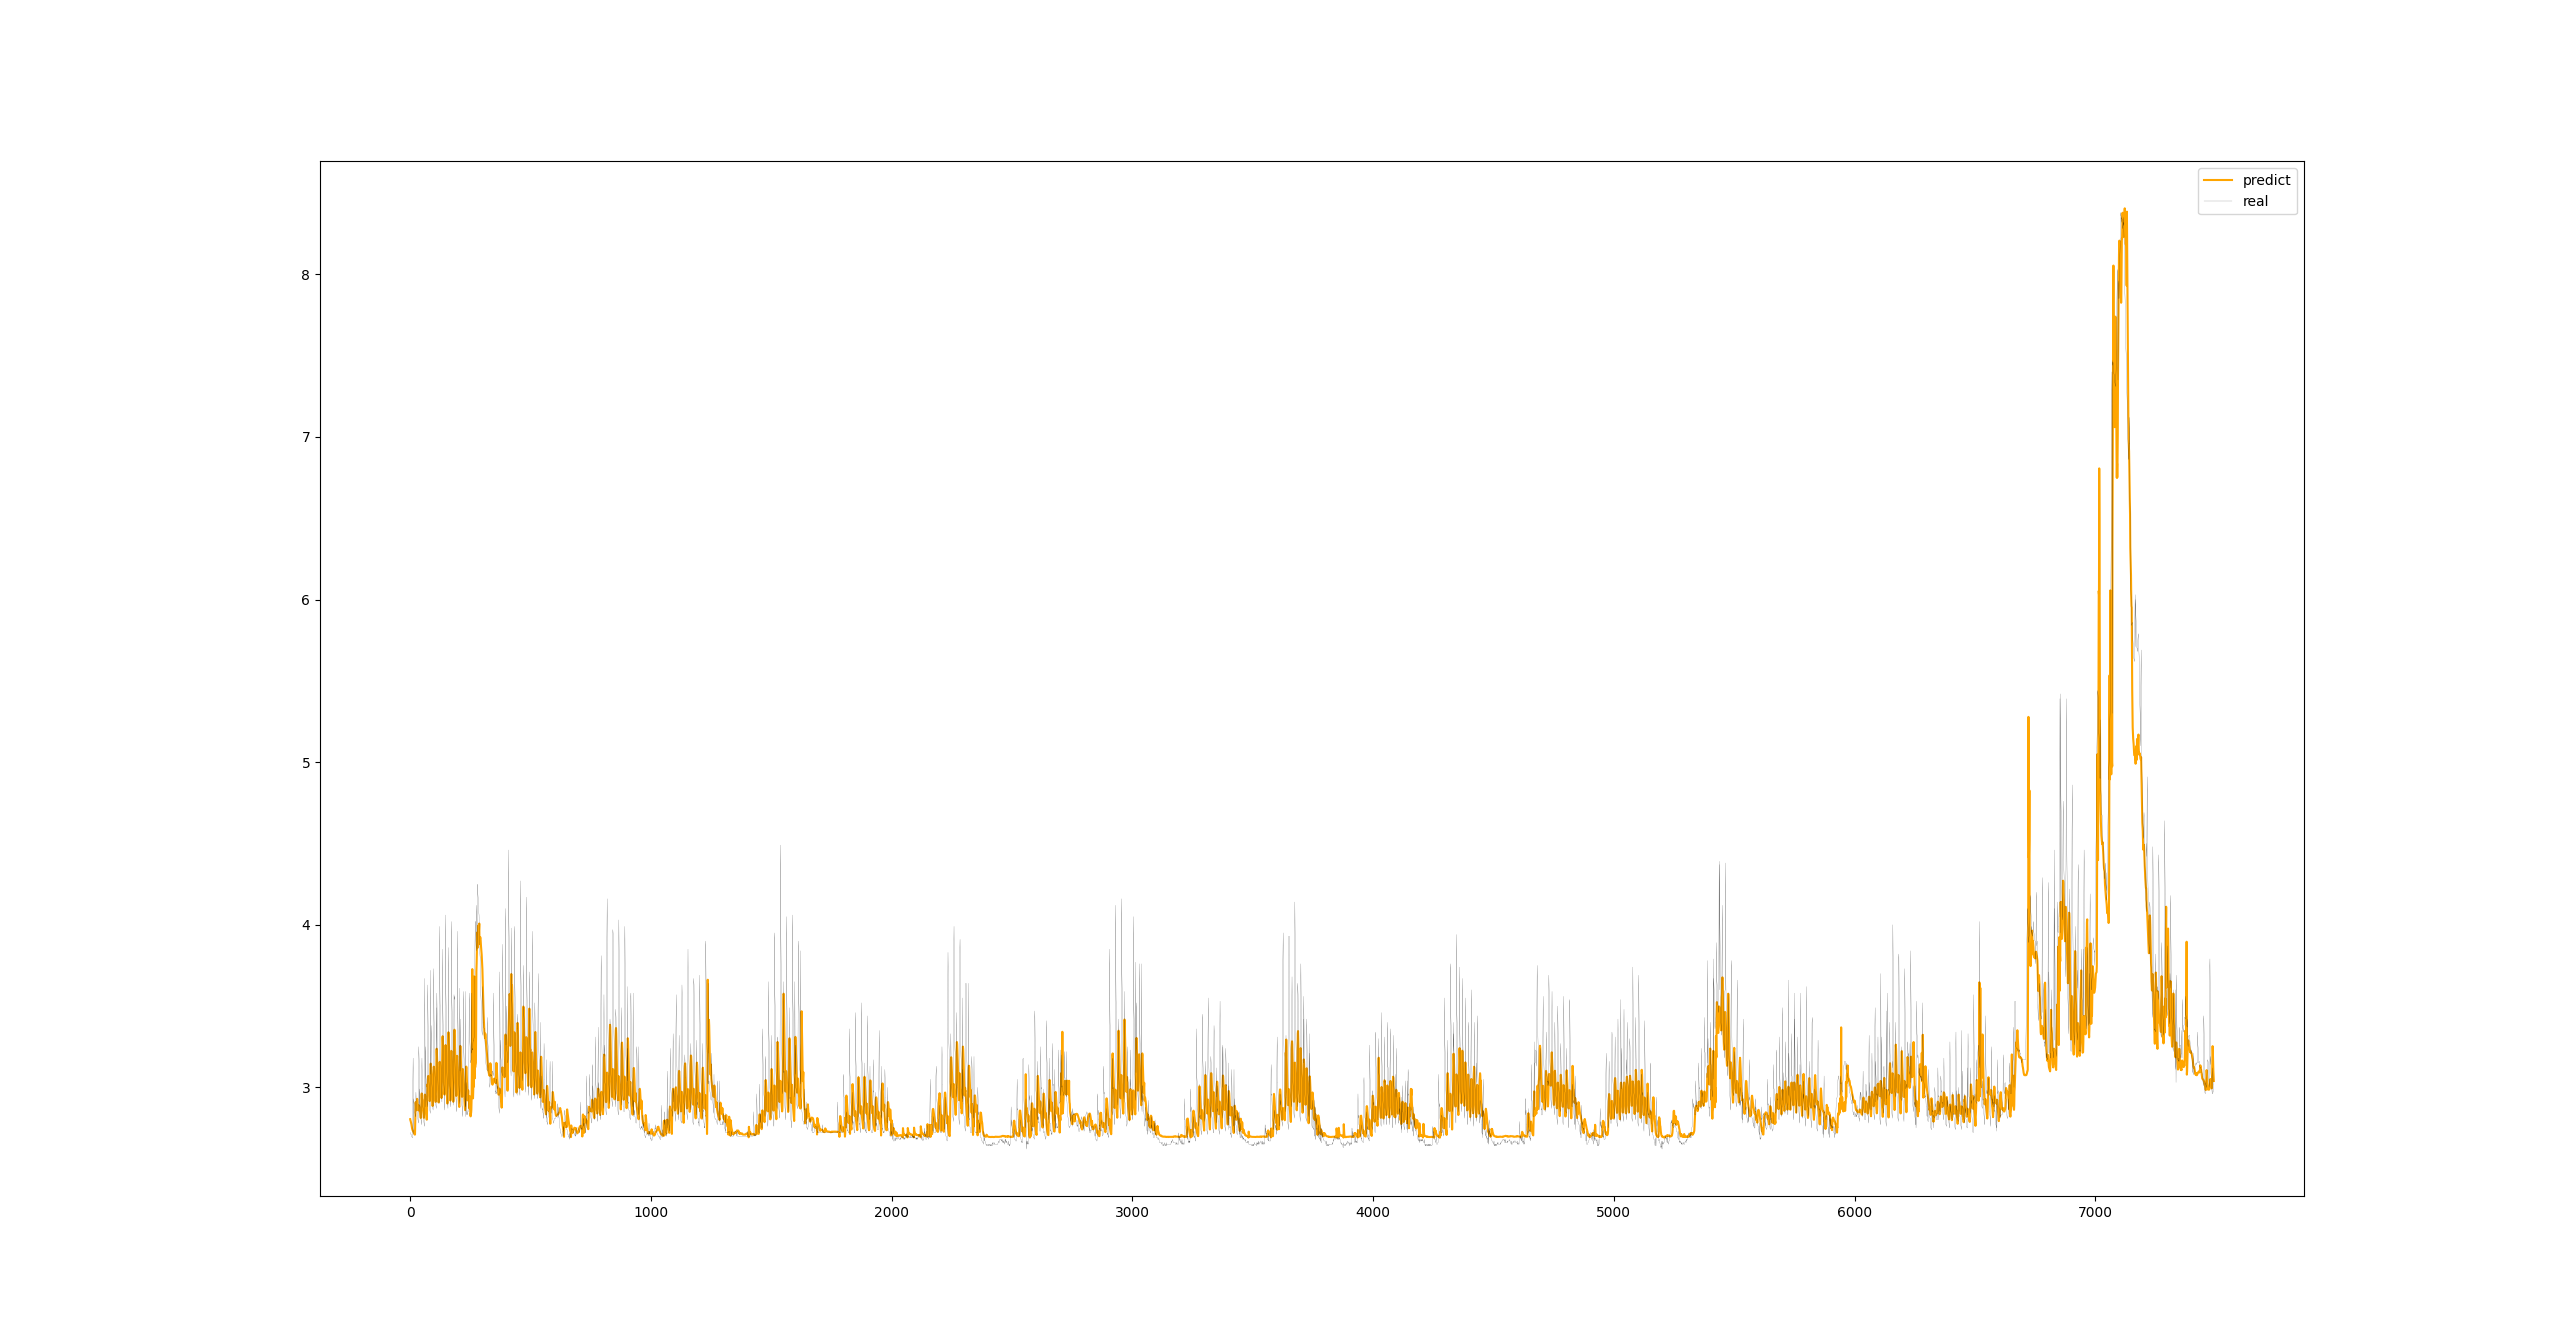

Python code for this plot:
import torch 
import torch.nn as nn
import torch.optim as optim
import numpy as np
import pandas as pd
from torch.utils.data import TensorDataset 
from torch.utils.data import DataLoader 
import matplotlib.pyplot as plt
from sklearn.preprocessing import StandardScaler


def load_dataset():
    # 저수위	방수로	저수량	저수율	유입량	공용량	총 방류량	발전	여수로	기타	취수량
    # ["level", "1", "contain", "2", "income", "3", "outcome", "4", "5", "6", "7"]

    # paldang loading
    paldang_level = pd.read_csv("./dataset/paldang_level.csv")
    paldang_level.columns = ["datetime", "paldang_level", "1", "paldang_contain", "2", "paldang_income", "3", "paldang_outcome", "4", "5", "6", "7"]
    paldang_level = paldang_level.drop(columns=['1', '2', '3', '4', '5', '6', '7'])
    paldang_level['datetime'] = paldang_level['datetime'].str.slice(start=0, stop=-1)

    # jamsoo loading
    jamsoo_level = pd.read_csv("./dataset/jamsoo_level.csv")
    js = []
    for i in range(len(jamsoo_level)):
        oneday = None
        date = ""
        for index, j in enumerate(jamsoo_level.loc[i]):
            datetime = ""
            if index==0:
                date = j
            else:
                time = str(index)
                datetime = date + " " + (time if len(time)>1 else "0"+time)
                oneday = [datetime, j]     
                js.append(oneday)
    jamsoo_level = pd.DataFrame(js, columns=["datetime", "jamsoo_level"])

    # songjeong loading
    songjeong_rain = pd.read_csv("./dataset/songjeong_rain.csv")
    sj = []
    for i in range(len(songjeong_rain)):
        oneday = None
        date = ""
        for index, j in enumerate(songjeong_rain.loc[i]):
            datetime = ""
            if index==0:
                date = str(int(j))
                date = date[:4]+'-'+date[4:6]+'-'+date[6:]
            else:
                time = str(index)
                datetime = date + " " + (time if len(time)>1 else "0"+time)
                oneday = [datetime, j]     
                sj.append(oneday)
    songjeong_rain = pd.DataFrame(sj, columns=["datetime", "songjeong_rain"])

    # outer join (record should be 3134days * 24hours = 75216)
    temp = pd.merge(paldang_level, jamsoo_level, left_on='datetime', right_on='datetime', how='right')
    dataset = pd.merge(songjeong_rain, temp, left_on='datetime', right_on='datetime', how='right')
    
    return dataset


def preprocessing(data, window_size, output_size):
    x, y = data
    x_data = []
    y_data = []
    for index in range(len(y)):
        if index+window_size+output_size > len(y):
            break
        x_data.append(x[index:index+window_size])
        y_data.append(y[index+window_size:index+window_size+output_size])
    
    return torch.FloatTensor(x_data), torch.FloatTensor(y_data)

def split_train_and_test(dataset, percentage):
    x, y = dataset
    split = int(len(x)*percentage)
    x_train = x[:split]
    y_train = y[:split]
    x_test = x[split:]
    y_test = y[split:]
    return (x_train, y_train), (x_test, y_test)




class simpleMLP:
    def __init__(self, input_size, output_size):
        self.W = torch.FloatTensor(np.random.rand(input_size, output_size))
        self.b = torch.FloatTensor(np.random.rand(output_size))
        self.W.requires_grad_(True)
        self.b.requires_grad_(True)
        
    def forward(self, x):
        return x.matmul(self.W)+self.b    
    
    def parameters(self):
        return [self.W, self.b]
    
class simpleRNN:
    def __init__(self, input_size, hidden_size):
        self.layer = len(hidden_size)
        self.cell = []
        self.params = []
        self.status = []
        self.output = None
        self.tanh = nn.Tanh()
        for l in range(self.layer):
            cell = simpleMLP(input_size if l==0 else hidden_size[l-1], hidden_size[l])
            Wh = torch.FloatTensor(np.random.rand(hidden_size[l], hidden_size[l]))
            bh = torch.FloatTensor(np.random.rand(hidden_size[l]))
            self.params.append([Wh, bh])
            self.cell.append(cell)
            self.status.append(None)            
    
    def forward(self, x):
        for t in range(x.shape[-2]):
            for l in range(self.layer):
                status = self.cell[l].forward(x[..., t:t+1, :] if l==0 else self.status[l-1]) + ((self.status[l].matmul(self.params[l][0])+self.params[l][1]) if t!=0 else 0)
                self.status[l] = self.tanh(status)
            self.output = torch.cat([self.output, self.status[l]], dim=-2) if t!=0 else self.status[l]
        return self.output
    
    def parameters(self):
        p = []
        for mlp in self.cell:
            for pa in mlp.parameters():
                p.append(pa)
        for h in self.params:
            for hnb in h:
                p.append(hnb)
        return p
    
class myRNN:
    def __init__(self, input_size, hidden_size, output_size, output_length):
        self.output_length = output_length
        self.rnn = simpleRNN(input_size, hidden_size)
        self.mlp = simpleMLP(hidden_size[-1], output_size)
    
    def forward(self, x):
        rnn_output = self.rnn.forward(x)
        rnn_output = rnn_output[..., -self.output_length:, :]
        return self.mlp.forward(rnn_output)
    
    def parameters(self):
        return [*self.rnn.parameters(), *self.mlp.parameters()]


# features
input_size = 6
output_size = 1

# hyper parameters
window_size = 20
output_length = 10
hidden_size = [5,3]
learning_rate = 0.1
train_size = 0.9
batch_size = 10000
epoch = 400




###################################################################################
################################START##############################################
###################################################################################


# load dataset
dataset = load_dataset()

# check missing value
# print(dataset.isnull().sum())

# fill missing value
dataset = dataset.fillna(method='ffill')

# drop datetime
dataset = dataset.drop(columns=['datetime'])

# split x & y
x_dataset = dataset
y_dataset = dataset[['jamsoo_level']].copy()

# split train & test 
train, test = split_train_and_test((x_dataset, y_dataset), train_size)
x_train, y_train = train
x_test, y_test = test

# scaling(standard scale)
std = StandardScaler()
std.fit(x_train)
x_train = std.transform(x_train)
x_test  = std.transform(x_test)             #df -> numpy 

# split window & convert to tensor
train_data = preprocessing((x_train.tolist(), y_train.values.tolist()), window_size, output_length)   
test_data = preprocessing((x_test.tolist(), y_test.values.tolist()), window_size, output_length)   

# create minibatch
x_train, y_train = train_data
dataset = TensorDataset(x_train, y_train)
dataloader = DataLoader(dataset, batch_size=batch_size, shuffle=True)

# model set
myrnn = myRNN(input_size, hidden_size, output_size, output_length)
optimizer = optim.Adam(myrnn.parameters(), learning_rate)
cost_function = nn.MSELoss()

    
# train data
for epoch in range(epoch):
    for index, minibatch in enumerate(dataloader):
        #droplast
        if index == len(dataloader)-1:
            break
        
        X, Y = minibatch
        prediction = myrnn.forward(X)
        cost = cost_function(prediction, Y)
    
        optimizer.zero_grad()
        cost.backward()
        optimizer.step()
        print(cost)

# test data
x_test, y_test = test_data
dataset = TensorDataset(x_test, y_test)
dataloader = DataLoader(dataset, batch_size=1, shuffle=False)

predict_after10min = []
real_after10min = []

costsum = 0
for index, minibatch in enumerate(dataloader):
    X, Y = minibatch
    prediction = myrnn.forward(X)
    costsum += cost_function(prediction, Y).detach().numpy()
    predict_after10min.append(prediction.squeeze(-1).squeeze(0).detach().numpy()[-1])
    real_after10min.append(Y.squeeze(-1).squeeze(0).numpy()[-1])

costsum /= len(dataloader)
print(costsum)

plt.plot(predict_after10min, label="predict", color="orange")
plt.plot(real_after10min, label="real", linewidth=0.1, color="black")
plt.legend()
plt.show()
